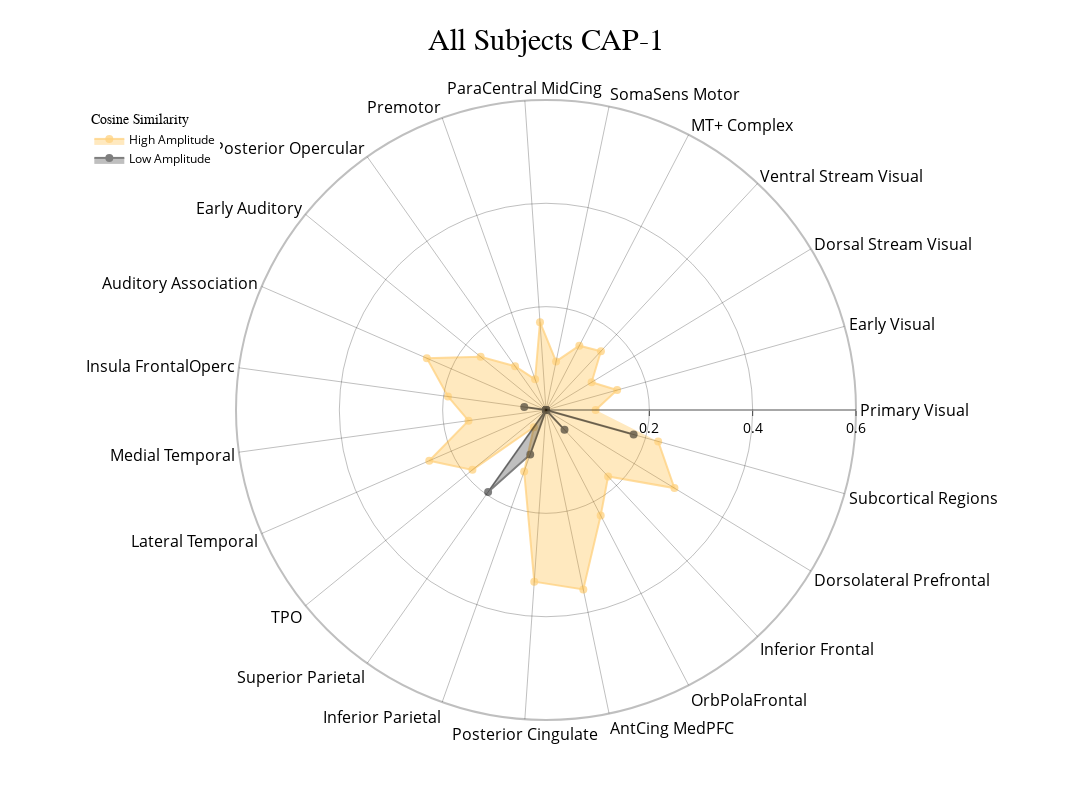
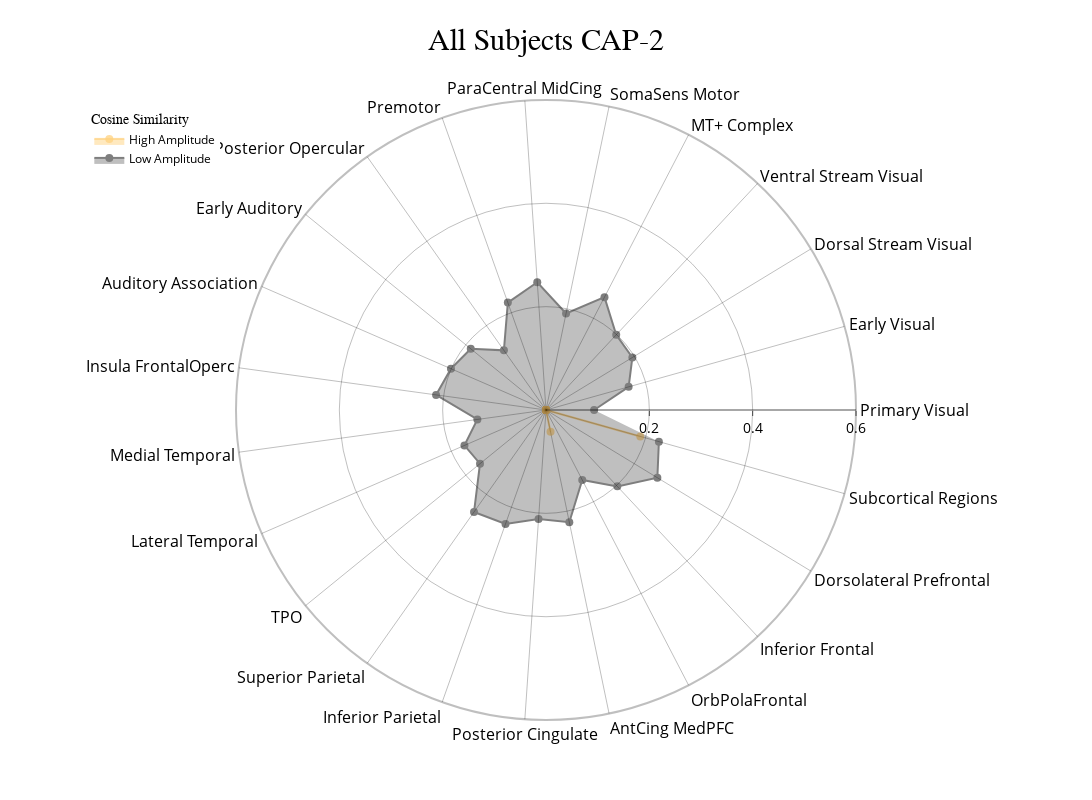
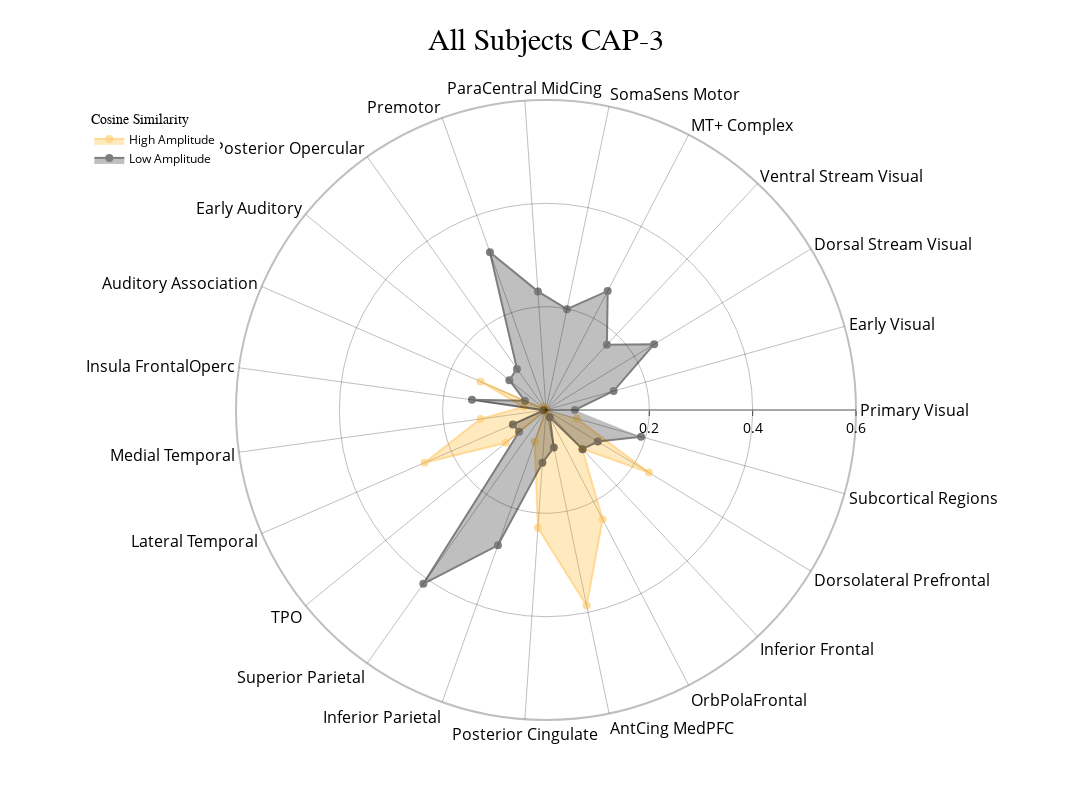
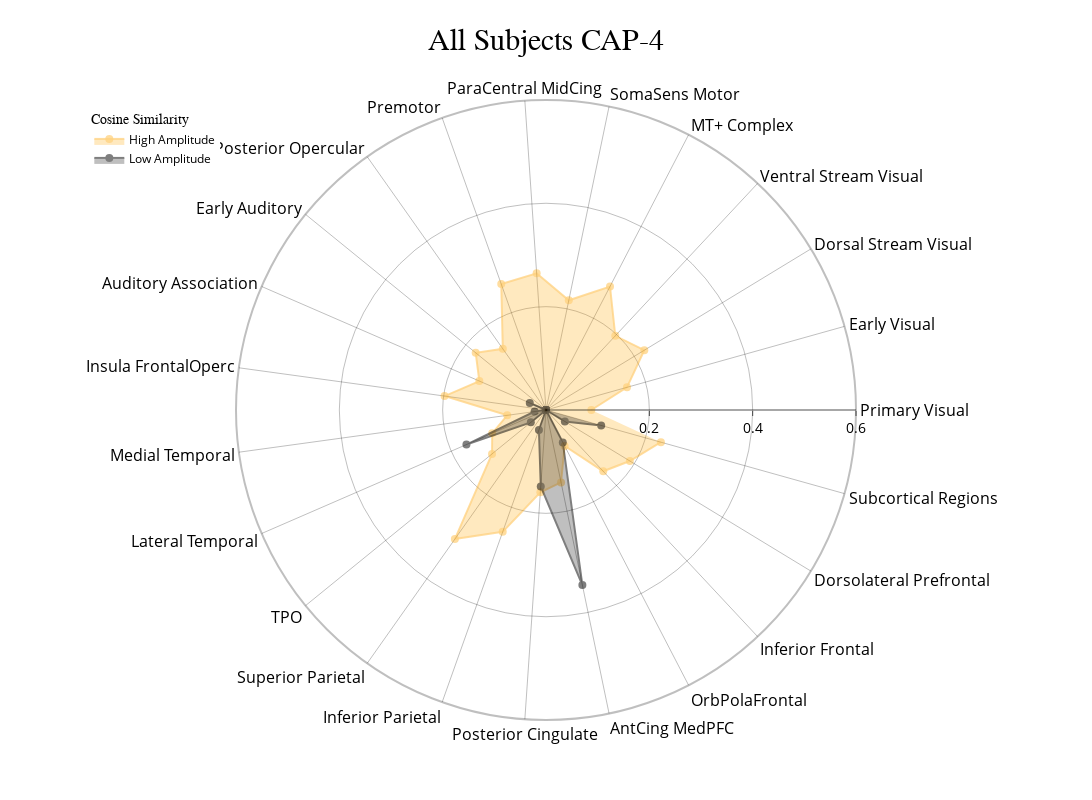

Notebook source saved alongside these figures, in order:
### Code cell
radialaxis = {
    "showline": True,
    "linewidth": 2,
    "linecolor": "rgba(0, 0, 0, 0.25)",
    "gridcolor": "rgba(0, 0, 0, 0.25)",
    "ticks": "outside",
    "tickfont": {"size": 14, "color": "black"},
    "range": [0, 0.6],
    "tickvals": [0.2, "", 0.4, "", 0.6],
}

color_discrete_map = {"High Amplitude": "rgba(255, 165, 0, 0.75)", "Low Amplitude": "black"}

cap_analysis.caps2radar(
    radialaxis=radialaxis,
    fill="toself",
    color_discrete_map=color_discrete_map,
    use_scatterpolar=True,
    output_dir=output_dir,
    as_html=True,
)

### Figure 1 — Plotly figure (JSON) as saved in the notebook; plotly's stock layout.template omitted (floating-point values rounded to 4 significant figures)
{"data": [{"connectgaps": true, "fill": "toself", "line": {"color": "rgba(255, 165, 0, 0.75)", "width": 2}, "marker": {"color": "rgba(255, 165, 0, 0.75)", "size": 8}, "mode": "markers+lines", "name": "High Amplitude", "opacity": 0.5, "r": [0.09612, 0.143, 0.1034, 0.1558, 0.1402, 0.09602, 0.1704, 0.06293, 0.1038, 0.1631, 0.2514, 0.1916, 0.1514, 0.2463, 0.1836, 0.04076, 0.1263, 0.3331, 0.3548, 0.2301, 0.1761, 0.2909, 0.2255], "theta": ["Primary Visual", "Early Visual", "Dorsal Stream Visual", "Ventral Stream Visual", "MT+ Complex", "SomaSens Motor", "ParaCentral MidCing", "Premotor", "Posterior Opercular", "Early Auditory", "Auditory Association", "Insula FrontalOperc", "Medial Temporal", "Lateral Temporal", "TPO", "Superior Parietal", "Inferior Parietal", "Posterior Cingulate", "AntCing MedPFC", "OrbPolaFrontal", "Inferior Frontal", "Dorsolateral Prefrontal", "Subcortical Regions"], "type": "scatterpolar"}, {"connectgaps": true, "fill": "toself", "line": {"color": "black", "width": 2}, "marker": {"color": "black", "size": 8}, "mode": "markers+lines", "name": "Low Amplitude", "opacity": 0.5, "r": [0, 0, 0, 0, 0, 0, 0, 0, 0, 0, 0, 0.04243, 0, 0, 0, 0.1943, 0.09132, 0, 0, 0, 0.0525, 0, 0.1761], "theta": ["Primary Visual", "Early Visual", "Dorsal Stream Visual", "Ventral Stream Visual", "MT+ Complex", "SomaSens Motor", "ParaCentral MidCing", "Premotor", "Posterior Opercular", "Early Auditory", "Auditory Association", "Insula FrontalOperc", "Medial Temporal", "Lateral Temporal", "TPO", "Superior Parietal", "Inferior Parietal", "Posterior Cingulate", "AntCing MedPFC", "OrbPolaFrontal", "Inferior Frontal", "Dorsolateral Prefrontal", "Subcortical Regions"], "type": "scatterpolar"}], "layout": {"height": 800, "legend": {"font": {"color": "black", "size": 12}, "title": {"font": {"family": "Times New Roman"}, "text": "Cosine Similarity"}, "x": 0.01, "xanchor": "left", "y": 0.99, "yanchor": "top"}, "polar": {"angularaxis": {"gridcolor": "rgba(0, 0, 0, 0.25)", "linecolor": "rgba(0, 0, 0, 0.25)", "linewidth": 2, "showline": true, "tickfont": {"color": "black", "size": 16}}, "bgcolor": "white", "radialaxis": {"gridcolor": "rgba(0, 0, 0, 0.25)", "linecolor": "rgba(0, 0, 0, 0.25)", "linewidth": 2, "range": [0, 0.6], "showline": true, "tickfont": {"color": "black", "size": 14}, "ticks": "outside", "tickvals": [0.2, "", 0.4, "", 0.6]}}, "showlegend": true, "title": {"font": {"color": "black", "family": "Times New Roman", "size": 30}, "text": "All Subjects CAP-1", "x": 0.5}, "width": 1200}}

### Figure 2 — Plotly figure (JSON) as saved in the notebook; plotly's stock layout.template omitted (floating-point values rounded to 4 significant figures)
{"data": [{"connectgaps": true, "fill": "toself", "line": {"color": "rgba(255, 165, 0, 0.75)", "width": 2}, "marker": {"color": "rgba(255, 165, 0, 0.75)", "size": 8}, "mode": "markers+lines", "name": "High Amplitude", "opacity": 0.5, "r": [0, 0, 0, 0, 0, 0, 0, 0, 0, 0, 0, 0, 0, 0, 0, 0, 0, 0, 0.04321, 0, 0, 0, 0.1895], "theta": ["Primary Visual", "Early Visual", "Dorsal Stream Visual", "Ventral Stream Visual", "MT+ Complex", "SomaSens Motor", "ParaCentral MidCing", "Premotor", "Posterior Opercular", "Early Auditory", "Auditory Association", "Insula FrontalOperc", "Medial Temporal", "Lateral Temporal", "TPO", "Superior Parietal", "Inferior Parietal", "Posterior Cingulate", "AntCing MedPFC", "OrbPolaFrontal", "Inferior Frontal", "Dorsolateral Prefrontal", "Subcortical Regions"], "type": "scatterpolar"}, {"connectgaps": true, "fill": "toself", "line": {"color": "black", "width": 2}, "marker": {"color": "black", "size": 8}, "mode": "markers+lines", "name": "Low Amplitude", "opacity": 0.5, "r": [0.09317, 0.1661, 0.1956, 0.1991, 0.246, 0.1909, 0.2479, 0.2206, 0.1413, 0.1877, 0.2005, 0.2147, 0.1341, 0.1721, 0.1647, 0.2416, 0.2339, 0.2117, 0.2218, 0.1525, 0.2023, 0.2523, 0.2269], "theta": ["Primary Visual", "Early Visual", "Dorsal Stream Visual", "Ventral Stream Visual", "MT+ Complex", "SomaSens Motor", "ParaCentral MidCing", "Premotor", "Posterior Opercular", "Early Auditory", "Auditory Association", "Insula FrontalOperc", "Medial Temporal", "Lateral Temporal", "TPO", "Superior Parietal", "Inferior Parietal", "Posterior Cingulate", "AntCing MedPFC", "OrbPolaFrontal", "Inferior Frontal", "Dorsolateral Prefrontal", "Subcortical Regions"], "type": "scatterpolar"}], "layout": {"height": 800, "legend": {"font": {"color": "black", "size": 12}, "title": {"font": {"family": "Times New Roman"}, "text": "Cosine Similarity"}, "x": 0.01, "xanchor": "left", "y": 0.99, "yanchor": "top"}, "polar": {"angularaxis": {"gridcolor": "rgba(0, 0, 0, 0.25)", "linecolor": "rgba(0, 0, 0, 0.25)", "linewidth": 2, "showline": true, "tickfont": {"color": "black", "size": 16}}, "bgcolor": "white", "radialaxis": {"gridcolor": "rgba(0, 0, 0, 0.25)", "linecolor": "rgba(0, 0, 0, 0.25)", "linewidth": 2, "range": [0, 0.6], "showline": true, "tickfont": {"color": "black", "size": 14}, "ticks": "outside", "tickvals": [0.2, "", 0.4, "", 0.6]}}, "showlegend": true, "title": {"font": {"color": "black", "family": "Times New Roman", "size": 30}, "text": "All Subjects CAP-2", "x": 0.5}, "width": 1200}}

### Figure 3 — Plotly figure (JSON) as saved in the notebook; plotly's stock layout.template omitted (floating-point values rounded to 4 significant figures)
{"data": [{"connectgaps": true, "fill": "toself", "line": {"color": "rgba(255, 165, 0, 0.75)", "width": 2}, "marker": {"color": "rgba(255, 165, 0, 0.75)", "size": 8}, "mode": "markers+lines", "name": "High Amplitude", "opacity": 0.5, "r": [0, 0, 0, 0.0004414, 0, 0, 0, 0, 0.00828, 0, 0.138, 0.04322, 0.1278, 0.2563, 0.1004, 0, 0.06518, 0.2287, 0.3867, 0.238, 0.1027, 0.2331, 0.06161], "theta": ["Primary Visual", "Early Visual", "Dorsal Stream Visual", "Ventral Stream Visual", "MT+ Complex", "SomaSens Motor", "ParaCentral MidCing", "Premotor", "Posterior Opercular", "Early Auditory", "Auditory Association", "Insula FrontalOperc", "Medial Temporal", "Lateral Temporal", "TPO", "Superior Parietal", "Inferior Parietal", "Posterior Cingulate", "AntCing MedPFC", "OrbPolaFrontal", "Inferior Frontal", "Dorsolateral Prefrontal", "Subcortical Regions"], "type": "scatterpolar"}, {"connectgaps": true, "fill": "toself", "line": {"color": "black", "width": 2}, "marker": {"color": "black", "size": 8}, "mode": "markers+lines", "name": "Low Amplitude", "opacity": 0.5, "r": [0.05586, 0.1359, 0.245, 0.1726, 0.2596, 0.1993, 0.2301, 0.324, 0.09742, 0.09155, 0.04442, 0.1447, 0.005104, 0.0699, 0.06705, 0.4118, 0.2779, 0.1025, 0.07406, 0.01593, 0.1036, 0.1174, 0.1911], "theta": ["Primary Visual", "Early Visual", "Dorsal Stream Visual", "Ventral Stream Visual", "MT+ Complex", "SomaSens Motor", "ParaCentral MidCing", "Premotor", "Posterior Opercular", "Early Auditory", "Auditory Association", "Insula FrontalOperc", "Medial Temporal", "Lateral Temporal", "TPO", "Superior Parietal", "Inferior Parietal", "Posterior Cingulate", "AntCing MedPFC", "OrbPolaFrontal", "Inferior Frontal", "Dorsolateral Prefrontal", "Subcortical Regions"], "type": "scatterpolar"}], "layout": {"height": 800, "legend": {"font": {"color": "black", "size": 12}, "title": {"font": {"family": "Times New Roman"}, "text": "Cosine Similarity"}, "x": 0.01, "xanchor": "left", "y": 0.99, "yanchor": "top"}, "polar": {"angularaxis": {"gridcolor": "rgba(0, 0, 0, 0.25)", "linecolor": "rgba(0, 0, 0, 0.25)", "linewidth": 2, "showline": true, "tickfont": {"color": "black", "size": 16}}, "bgcolor": "white", "radialaxis": {"gridcolor": "rgba(0, 0, 0, 0.25)", "linecolor": "rgba(0, 0, 0, 0.25)", "linewidth": 2, "range": [0, 0.6], "showline": true, "tickfont": {"color": "black", "size": 14}, "ticks": "outside", "tickvals": [0.2, "", 0.4, "", 0.6]}}, "showlegend": true, "title": {"font": {"color": "black", "family": "Times New Roman", "size": 30}, "text": "All Subjects CAP-3", "x": 0.5}, "width": 1200}}

### Figure 4 — Plotly figure (JSON) as saved in the notebook; plotly's stock layout.template omitted (floating-point values rounded to 4 significant figures)
{"data": [{"connectgaps": true, "fill": "toself", "line": {"color": "rgba(255, 165, 0, 0.75)", "width": 2}, "marker": {"color": "rgba(255, 165, 0, 0.75)", "size": 8}, "mode": "markers+lines", "name": "High Amplitude", "opacity": 0.5, "r": [0.0878, 0.1628, 0.2227, 0.1965, 0.2692, 0.2168, 0.2651, 0.2587, 0.145, 0.1755, 0.1407, 0.1982, 0.07574, 0.1135, 0.1347, 0.3058, 0.2502, 0.1598, 0.1432, 0.07834, 0.1623, 0.1899, 0.231], "theta": ["Primary Visual", "Early Visual", "Dorsal Stream Visual", "Ventral Stream Visual", "MT+ Complex", "SomaSens Motor", "ParaCentral MidCing", "Premotor", "Posterior Opercular", "Early Auditory", "Auditory Association", "Insula FrontalOperc", "Medial Temporal", "Lateral Temporal", "TPO", "Superior Parietal", "Inferior Parietal", "Posterior Cingulate", "AntCing MedPFC", "OrbPolaFrontal", "Inferior Frontal", "Dorsolateral Prefrontal", "Subcortical Regions"], "type": "scatterpolar"}, {"connectgaps": true, "fill": "toself", "line": {"color": "black", "width": 2}, "marker": {"color": "black", "size": 8}, "mode": "markers+lines", "name": "Low Amplitude", "opacity": 0.5, "r": [0, 0, 0, 0, 0, 0, 0, 0, 0, 0, 0.03422, 0, 0.02228, 0.1679, 0.03789, 0, 0.04092, 0.1484, 0.3461, 0.0706, 0, 0.04269, 0.1109], "theta": ["Primary Visual", "Early Visual", "Dorsal Stream Visual", "Ventral Stream Visual", "MT+ Complex", "SomaSens Motor", "ParaCentral MidCing", "Premotor", "Posterior Opercular", "Early Auditory", "Auditory Association", "Insula FrontalOperc", "Medial Temporal", "Lateral Temporal", "TPO", "Superior Parietal", "Inferior Parietal", "Posterior Cingulate", "AntCing MedPFC", "OrbPolaFrontal", "Inferior Frontal", "Dorsolateral Prefrontal", "Subcortical Regions"], "type": "scatterpolar"}], "layout": {"height": 800, "legend": {"font": {"color": "black", "size": 12}, "title": {"font": {"family": "Times New Roman"}, "text": "Cosine Similarity"}, "x": 0.01, "xanchor": "left", "y": 0.99, "yanchor": "top"}, "polar": {"angularaxis": {"gridcolor": "rgba(0, 0, 0, 0.25)", "linecolor": "rgba(0, 0, 0, 0.25)", "linewidth": 2, "showline": true, "tickfont": {"color": "black", "size": 16}}, "bgcolor": "white", "radialaxis": {"gridcolor": "rgba(0, 0, 0, 0.25)", "linecolor": "rgba(0, 0, 0, 0.25)", "linewidth": 2, "range": [0, 0.6], "showline": true, "tickfont": {"color": "black", "size": 14}, "ticks": "outside", "tickvals": [0.2, "", 0.4, "", 0.6]}}, "showlegend": true, "title": {"font": {"color": "black", "family": "Times New Roman", "size": 30}, "text": "All Subjects CAP-4", "x": 0.5}, "width": 1200}}
